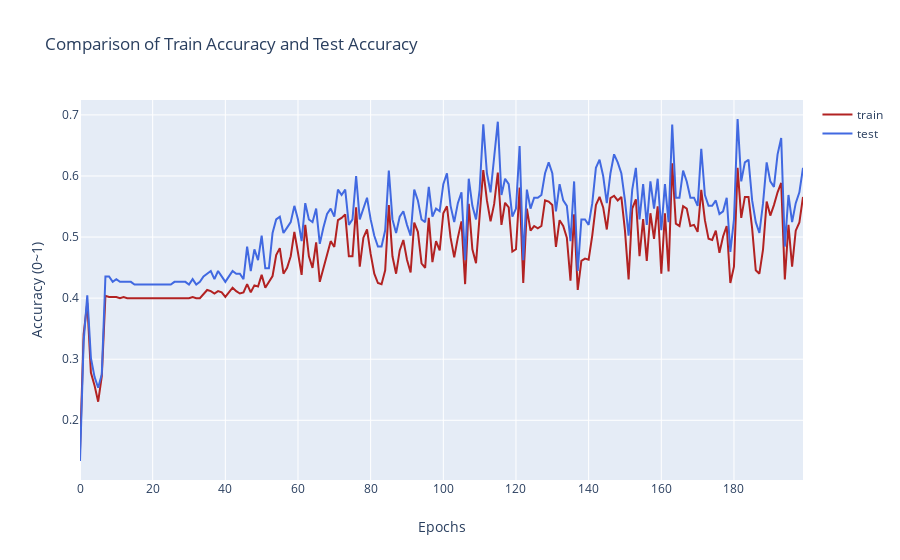

Notebook code cell kept with this figure:
### Code cell
"""
Figure Line with several trace
1. import graph_objects (not objs anymore)
2. Create a blank figure 
3. Add trace as you want
4. Update the layout
5. Show figure
"""

import plotly.graph_objects as go

fig = go.Figure()
fig.add_trace(go.Scatter(
    x=np.arange(len(train_acc_list)),
    y=train_acc_list,
    name='train',
    line=dict(color='firebrick', width=2)
    ))
fig.add_trace(go.Scatter(
    x=np.arange(len(train_acc_list)),
    y=test_acc_list,
    name='test',
    line=dict(color='royalblue', width=2)
    ))

fig.update_layout(title='Comparison of Train Accuracy and Test Accuracy',
                   xaxis_title='Epochs',
                   yaxis_title='Accuracy (0~1)')

fig.show()

### Figure 1 — Plotly figure (JSON) as saved in the notebook; plotly's stock layout.template omitted (floating-point values rounded to 4 significant figures; data arrays with more than 128 entries replaced by an {"elided": "..."} marker saying what was removed)
{"data": [{"line": {"color": "firebrick", "width": 2}, "name": "train", "type": "scatter", "x": {"elided": "200 int values"}, "y": {"elided": "200 float values"}}, {"line": {"color": "royalblue", "width": 2}, "name": "test", "type": "scatter", "x": {"elided": "200 int values"}, "y": {"elided": "200 float values"}}], "layout": {"title": {"text": "Comparison of Train Accuracy and Test Accuracy"}, "xaxis": {"title": {"text": "Epochs"}}, "yaxis": {"title": {"text": "Accuracy (0~1)"}}}}
